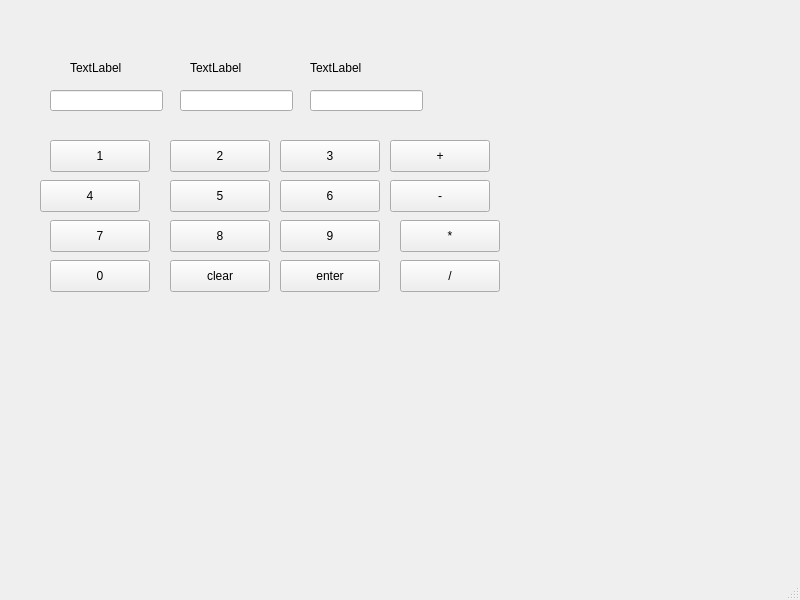
<?xml version="1.0" encoding="UTF-8"?>
<ui version="4.0">
 <class>MainWindow</class>
 <widget class="QMainWindow" name="MainWindow">
  <property name="geometry">
   <rect>
    <x>0</x>
    <y>0</y>
    <width>800</width>
    <height>600</height>
   </rect>
  </property>
  <property name="windowTitle">
   <string>MainWindow</string>
  </property>
  <widget class="QWidget" name="centralwidget">
   <widget class="QLabel" name="Number1">
    <property name="geometry">
     <rect>
      <x>70</x>
      <y>60</y>
      <width>58</width>
      <height>16</height>
     </rect>
    </property>
    <property name="text">
     <string>TextLabel</string>
    </property>
   </widget>
   <widget class="QLabel" name="Number2">
    <property name="geometry">
     <rect>
      <x>190</x>
      <y>60</y>
      <width>58</width>
      <height>16</height>
     </rect>
    </property>
    <property name="text">
     <string>TextLabel</string>
    </property>
   </widget>
   <widget class="QLabel" name="Result">
    <property name="geometry">
     <rect>
      <x>310</x>
      <y>60</y>
      <width>58</width>
      <height>16</height>
     </rect>
    </property>
    <property name="text">
     <string>TextLabel</string>
    </property>
   </widget>
   <widget class="QLineEdit" name="num1">
    <property name="geometry">
     <rect>
      <x>50</x>
      <y>90</y>
      <width>113</width>
      <height>21</height>
     </rect>
    </property>
   </widget>
   <widget class="QLineEdit" name="num2">
    <property name="geometry">
     <rect>
      <x>180</x>
      <y>90</y>
      <width>113</width>
      <height>21</height>
     </rect>
    </property>
   </widget>
   <widget class="QLineEdit" name="result">
    <property name="geometry">
     <rect>
      <x>310</x>
      <y>90</y>
      <width>113</width>
      <height>21</height>
     </rect>
    </property>
   </widget>
   <widget class="QPushButton" name="N1">
    <property name="geometry">
     <rect>
      <x>50</x>
      <y>140</y>
      <width>100</width>
      <height>32</height>
     </rect>
    </property>
    <property name="text">
     <string>1</string>
    </property>
   </widget>
   <widget class="QPushButton" name="N2">
    <property name="geometry">
     <rect>
      <x>170</x>
      <y>140</y>
      <width>100</width>
      <height>32</height>
     </rect>
    </property>
    <property name="text">
     <string>2</string>
    </property>
   </widget>
   <widget class="QPushButton" name="N3">
    <property name="geometry">
     <rect>
      <x>280</x>
      <y>140</y>
      <width>100</width>
      <height>32</height>
     </rect>
    </property>
    <property name="text">
     <string>3</string>
    </property>
   </widget>
   <widget class="QPushButton" name="add">
    <property name="geometry">
     <rect>
      <x>390</x>
      <y>140</y>
      <width>100</width>
      <height>32</height>
     </rect>
    </property>
    <property name="text">
     <string>+</string>
    </property>
   </widget>
   <widget class="QPushButton" name="N4">
    <property name="geometry">
     <rect>
      <x>40</x>
      <y>180</y>
      <width>100</width>
      <height>32</height>
     </rect>
    </property>
    <property name="text">
     <string>4</string>
    </property>
   </widget>
   <widget class="QPushButton" name="N5">
    <property name="geometry">
     <rect>
      <x>170</x>
      <y>180</y>
      <width>100</width>
      <height>32</height>
     </rect>
    </property>
    <property name="text">
     <string>5</string>
    </property>
   </widget>
   <widget class="QPushButton" name="N6">
    <property name="geometry">
     <rect>
      <x>280</x>
      <y>180</y>
      <width>100</width>
      <height>32</height>
     </rect>
    </property>
    <property name="text">
     <string>6</string>
    </property>
   </widget>
   <widget class="QPushButton" name="sub">
    <property name="geometry">
     <rect>
      <x>390</x>
      <y>180</y>
      <width>100</width>
      <height>32</height>
     </rect>
    </property>
    <property name="text">
     <string>-</string>
    </property>
   </widget>
   <widget class="QPushButton" name="N7">
    <property name="geometry">
     <rect>
      <x>50</x>
      <y>220</y>
      <width>100</width>
      <height>32</height>
     </rect>
    </property>
    <property name="text">
     <string>7</string>
    </property>
   </widget>
   <widget class="QPushButton" name="N8">
    <property name="geometry">
     <rect>
      <x>170</x>
      <y>220</y>
      <width>100</width>
      <height>32</height>
     </rect>
    </property>
    <property name="text">
     <string>8</string>
    </property>
   </widget>
   <widget class="QPushButton" name="N9">
    <property name="geometry">
     <rect>
      <x>280</x>
      <y>220</y>
      <width>100</width>
      <height>32</height>
     </rect>
    </property>
    <property name="text">
     <string>9</string>
    </property>
   </widget>
   <widget class="QPushButton" name="mul">
    <property name="geometry">
     <rect>
      <x>400</x>
      <y>220</y>
      <width>100</width>
      <height>32</height>
     </rect>
    </property>
    <property name="text">
     <string>*</string>
    </property>
   </widget>
   <widget class="QPushButton" name="N0">
    <property name="geometry">
     <rect>
      <x>50</x>
      <y>260</y>
      <width>100</width>
      <height>32</height>
     </rect>
    </property>
    <property name="text">
     <string>0</string>
    </property>
   </widget>
   <widget class="QPushButton" name="clear">
    <property name="geometry">
     <rect>
      <x>170</x>
      <y>260</y>
      <width>100</width>
      <height>32</height>
     </rect>
    </property>
    <property name="text">
     <string>clear</string>
    </property>
   </widget>
   <widget class="QPushButton" name="enter">
    <property name="geometry">
     <rect>
      <x>280</x>
      <y>260</y>
      <width>100</width>
      <height>32</height>
     </rect>
    </property>
    <property name="text">
     <string>enter</string>
    </property>
   </widget>
   <widget class="QPushButton" name="div">
    <property name="geometry">
     <rect>
      <x>400</x>
      <y>260</y>
      <width>100</width>
      <height>32</height>
     </rect>
    </property>
    <property name="text">
     <string>/</string>
    </property>
   </widget>
  </widget>
  <widget class="QMenuBar" name="menubar">
   <property name="geometry">
    <rect>
     <x>0</x>
     <y>0</y>
     <width>800</width>
     <height>37</height>
    </rect>
   </property>
  </widget>
  <widget class="QStatusBar" name="statusbar"/>
 </widget>
 <resources/>
 <connections/>
</ui>
